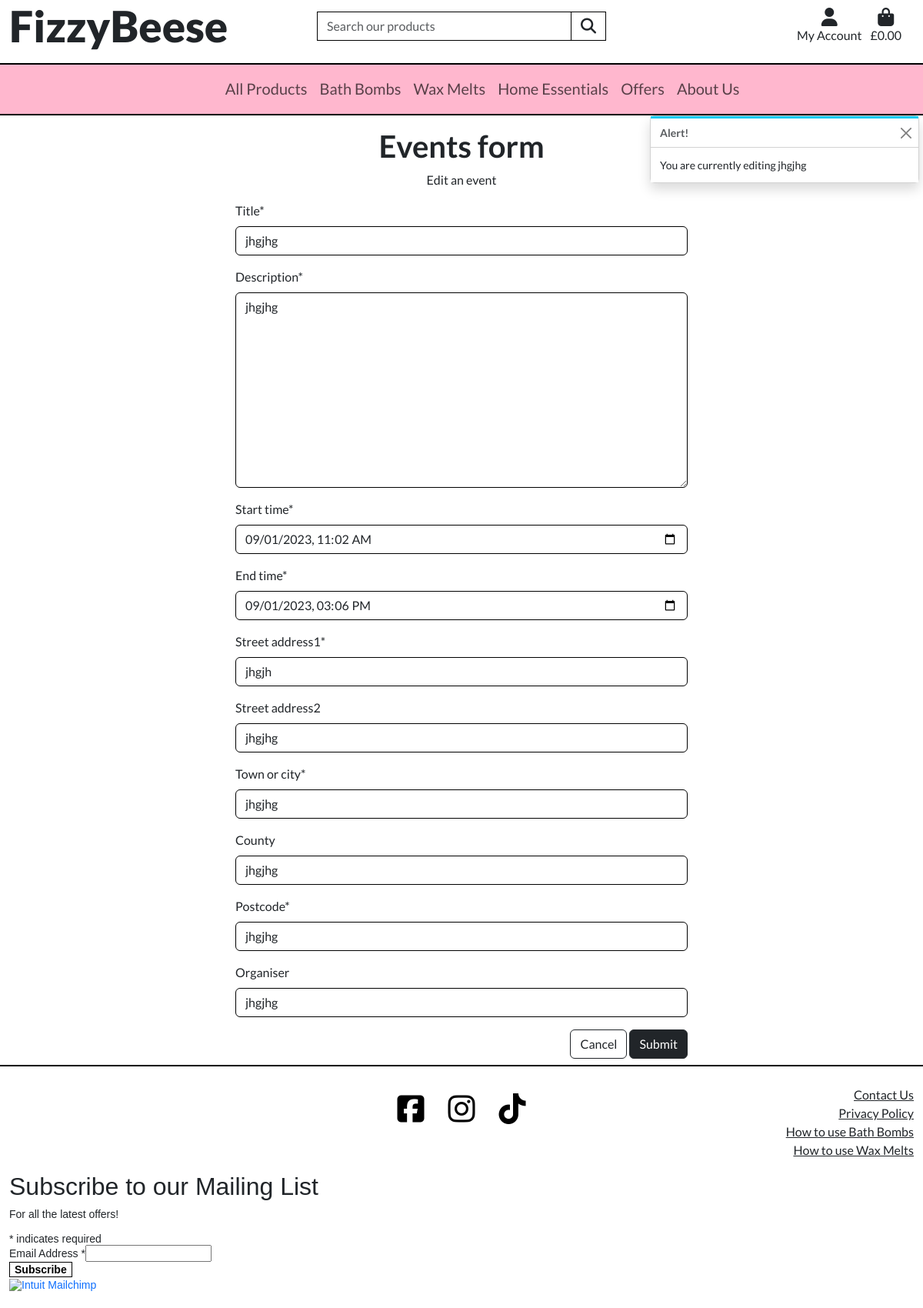
The app's page /events/edit/9 (signed in) with its own data.
### events/models.py (models this page shows, shortened)
class Event(models.Model):
    title = models.CharField(max_length=255, blank=False, null=False)
    description = models.TextField(blank=False, null=False)
    start_time = models.DateTimeField()
    end_time = models.DateTimeField()
    street_address1 = models.CharField(max_length=80, null=False, blank=False)
    street_address2 = models.CharField(max_length=80, null=True, blank=True)
    town_or_city = models.CharField(max_length=40, null=False, blank=False)
    county = models.CharField(max_length=80, null=True, blank=True)
    postcode = models.CharField(max_length=20, null=False, blank=False)
    organiser = models.CharField(max_length=256, blank=True, null=True)
    created_on = models.DateTimeField(auto_now_add=True)
    class Meta:
        ordering = ['-start_time']

### events/views.py (the view)
# urls.py: path('edit/<int:event_id>', views.edit_event, name='edit_event'),
@login_required
def edit_event(request, event_id):
    if not request.user.is_superuser:
        messages.error(request, 'Sorry, only store owners can do that!')
        return redirect(reverse('home'))
    event = get_object_or_404(Event, pk=event_id)
    if request.method == 'POST':
        form = EventForm(request.POST, instance=event)
        if form.is_valid():
            form.save()
            messages.success(request, 'Successfully updated event!')
            return redirect(reverse('events_list'))
        else:
            messages.error(
                request, 'Failed to update please ensure the form is valid.')
    else:
        form = EventForm(instance=event)
        messages.info(request, f'You are currently editing {event.title}')
    template = 'events/edit_event.html'
    context = {
        'form': form,
        'event': event,
    }
    return render(request, template, context)

### events/forms.py
class EventForm(forms.ModelForm):
    class Meta:
        model = Event
        exclude = ('created_on',)
        widgets = {
            'start_time': forms.DateTimeInput(
                attrs={
                    'type': 'datetime-local'}),
            'end_time': forms.DateTimeInput(
                attrs={
                    'type': 'datetime-local'}),
        }

### bag/contexts.py (called while the page is built, shortened)
def bag_contents(request):
    bag_items = []
    total = 0
    product_count = 0
    total_weight = 0
    bag = request.session.get('bag', {})
    if total < settings.FREE_DELIVERY_THRESHOLD:
        if product_count == 0:
            delivery = 0
        free_delivery_delta = settings.FREE_DELIVERY_THRESHOLD - total
    else:
        delivery = 0
        free_delivery_delta = 0
    grand_total = delivery + total
    context = {
        'bag_items': bag_items,
        'total': total,
        'product_count': product_count,
        'total_weight': total_weight,
        'delivery': delivery,
        'free_delivery_delta': free_delivery_delta,
        'free_delivery_threshold': settings.FREE_DELIVERY_THRESHOLD,
        'grand_total': grand_total,
    }
    return context

### home/contexts.py (called while the page is built)
def offers(model):
    clearance_products = Product.objects.filter(is_clearance=True)
    sale_products = Product.objects.filter(sale_price=True)
    context = {
        'clearance_products': clearance_products,
        'sale_products': sale_products,
    }
    return context

### testimonials/contexts.py (called while the page is built)
def testimonial_context(request):
    testimonials = Testimonial.objects.filter(approved=True)
    context = {
        'testimonials': testimonials,
    }
    return context

### events/templates/events/edit_event.html (shortened to what this page needs)
{% extends 'base.html' %}
{% load static %}
{% block content %}
    <div class="row justify-content-center">
        <div class="col-12">
            <h1 class="text-center mt-3 fw-bold">Events form</h1>
            <p class="text-center">Edit an event</p>
        </div>
        <div class="col-10 col-md-8 col-lg-6">
            <form method="POST" action="{% url 'edit_event' event.id %}" class="form mb-2">
                {{ form | crispy }}
                <div class="text-end">
                    <a href="{% url 'home' %}" class="btn btn-outline-dark">Cancel</a>
                    <button class="btn btn-dark" type="submit">Submit</button>
                </div>
            </form>
        </div>
    </div>
{% endblock %}

### static/css/base.css (style rules this page uses)
html { height: 100% }
body { font-family: 'Lato', sans-serif; font-weight: 400; }
.form-control { border: 1px solid black; }

### records on screen
Event: title "jhgjhg", description "jhgjhg", start_time "09/01/2023 11:02", end_time "09/01/2023 15:06", street_address1 "jhgjh", street_address2 "jhgjhg", town_or_city "jhgjhg", county "jhgjhg", postcode "jhgjhg", organiser "jhgjhg"

### other values on screen
{{ message }} "You are currently editing jhgjhg"
